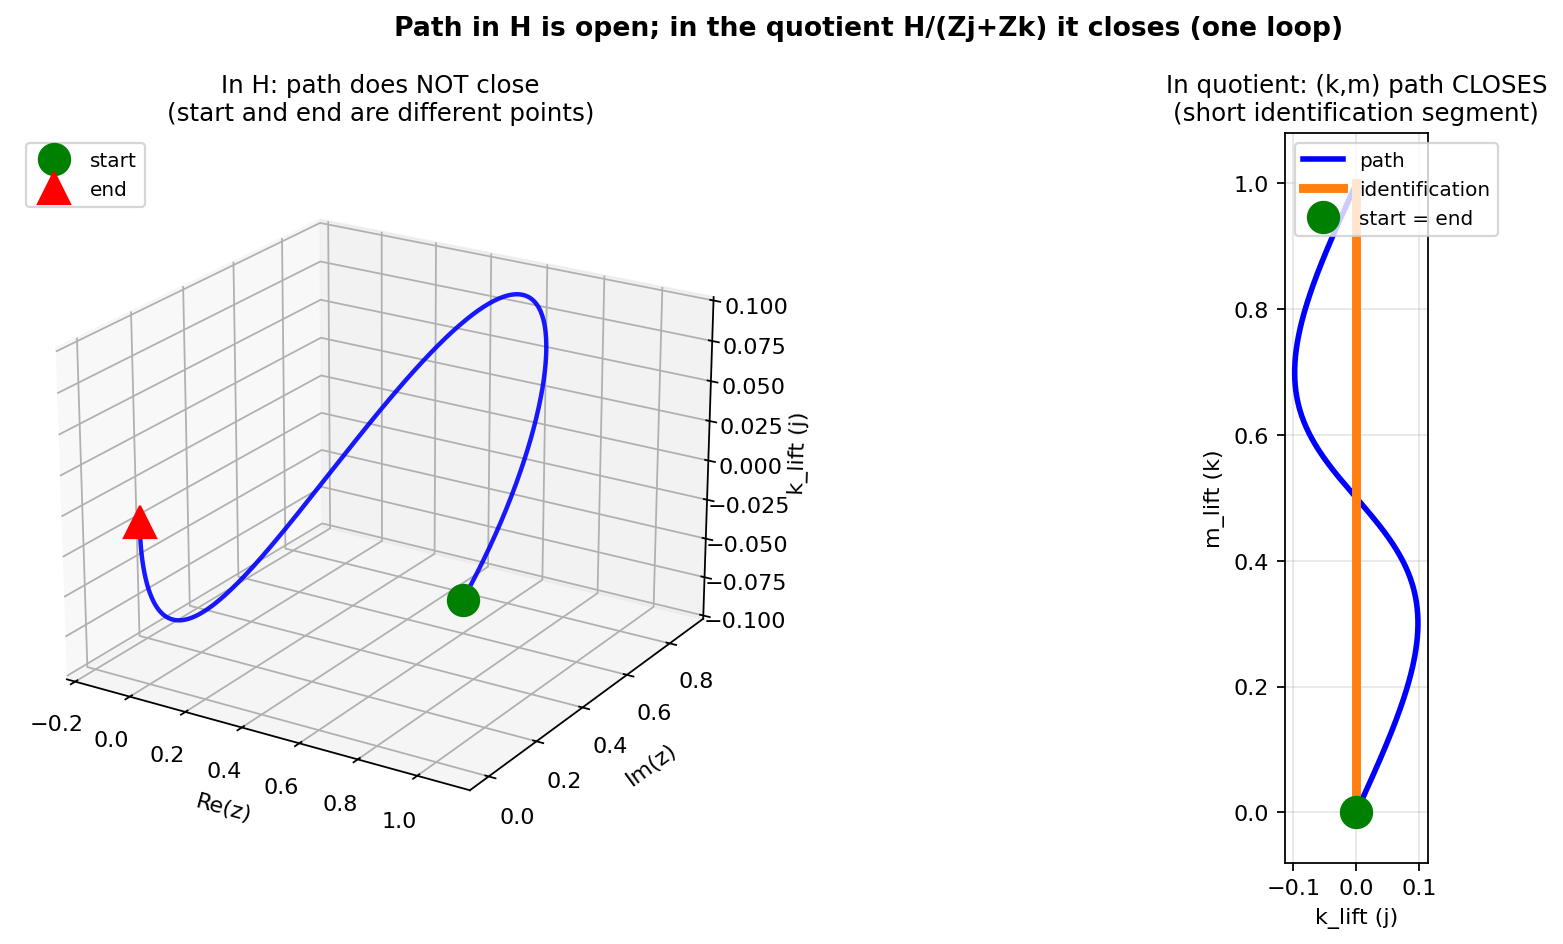

The script that saved this image:
#!/usr/bin/env python3
"""
Two-panel figure (same style as computational-gap-detection):
  Left:  path in H (open) — 3D view, start != end.
  Right: path in quotient H/(Zj+Zk) (closed) — same path + identification segment.

Run from repo root: python quaternion-state/fig_open_in_H_closed_in_quotient.py
"""

import os
import numpy as np
from scipy.special import lambertw
import matplotlib
matplotlib.use("Agg")
import matplotlib.pyplot as plt


def slog(w, k=0, m=0):
    c = np.log(w + 0j) + 2j * np.pi * k
    return np.exp(lambertw(c, k=m))


def track_with_lift(w_path, z_start, k0=0, m0=0, search_radius=2):
    z_path = [z_start]
    ck, cm = k0, m0
    for i in range(1, len(w_path)):
        w = w_path[i]
        z_prev = z_path[-1]
        best_z, best_d = None, np.inf
        best_k, best_m = ck, cm
        for dk in range(-search_radius, search_radius + 1):
            for dm in range(-search_radius, search_radius + 1):
                try:
                    z_c = slog(w, k=ck + dk, m=cm + dm)
                    if np.isfinite(z_c):
                        d = abs(z_c - z_prev)
                        if d < best_d:
                            best_d, best_z = d, z_c
                            best_k, best_m = ck + dk, cm + dm
                except Exception:
                    pass
        z_path.append(best_z if best_z is not None else z_prev)
        ck, cm = best_k, best_m
    z_path = np.array(z_path)
    theta = np.unwrap(np.angle(w_path))
    log_lift = np.log(np.abs(w_path)) + 1j * theta
    phi = np.unwrap(np.angle(log_lift + 1 / np.e))
    k_lift = theta / (2 * np.pi)
    m_lift = phi / (2 * np.pi)
    return z_path, k_lift, m_lift


def main():
    n = 600
    t = np.linspace(0, 2 * np.pi, n)
    w_star = np.exp(-1 / np.e)
    w_path = (w_star + 1e-4) + 0.40 * np.exp(1j * t)
    z_path, k_lift, m_lift = track_with_lift(w_path, slog(w_path[0]), 0, 0)

    # 3D view: (Re z, Im z, k_lift), colour = m_lift
    x, y, z_ax = z_path.real, z_path.imag, k_lift

    fig = plt.figure(figsize=(14, 6))

    # Left: path in H — OPEN (line + start/end markers)
    ax1 = fig.add_subplot(121, projection="3d")
    ax1.plot(x, y, z_ax, "b-", linewidth=2, alpha=0.9)
    ax1.plot(x[0], y[0], z_ax[0], "go", markersize=14, label="start")
    ax1.plot(x[-1], y[-1], z_ax[-1], "r^", markersize=14, label="end")
    ax1.set_xlabel("Re(z)")
    ax1.set_ylabel("Im(z)")
    ax1.set_zlabel("k_lift (j)")
    ax1.set_title("In H: path does NOT close\n(start and end are different points)", fontsize=11)
    ax1.legend(loc="upper left", fontsize=9)
    ax1.view_init(elev=22, azim=-58)

    # Right: path in (k_lift, m_lift) — no mod, so path is smooth; closing segment is short
    # For Loop A: path (0,0) -> (0,1); in quotient we identify (0,1) with (0,0), so one short segment closes it
    ax2 = fig.add_subplot(122)
    ax2.plot(k_lift, m_lift, "b-", linewidth=2.5, label="path")
    ax2.plot([k_lift[-1], k_lift[0]], [m_lift[-1], m_lift[0]], "C1-", linewidth=4, label="identification")
    ax2.plot(k_lift[0], m_lift[0], "go", markersize=14, label="start = end")
    ax2.set_xlabel("k_lift (j)")
    ax2.set_ylabel("m_lift (k)")
    ax2.set_title("In quotient: (k,m) path CLOSES\n(short identification segment)", fontsize=11)
    ax2.legend(loc="upper left", fontsize=9)
    ax2.set_aspect("equal")
    ax2.grid(True, alpha=0.3)
    # Slight margin so path and closing segment are visible
    ax2.margins(0.08)

    plt.suptitle(
        "Path in H is open; in the quotient H/(Zj+Zk) it closes (one loop)",
        fontsize=12,
        fontweight="bold",
    )
    plt.tight_layout()
    out = os.path.join(os.path.dirname(__file__), "fig_open_in_H_closed_in_quotient.png")
    plt.savefig(out, dpi=160, bbox_inches="tight")
    plt.close()
    print(f"Saved {out}")


if __name__ == "__main__":
    main()
